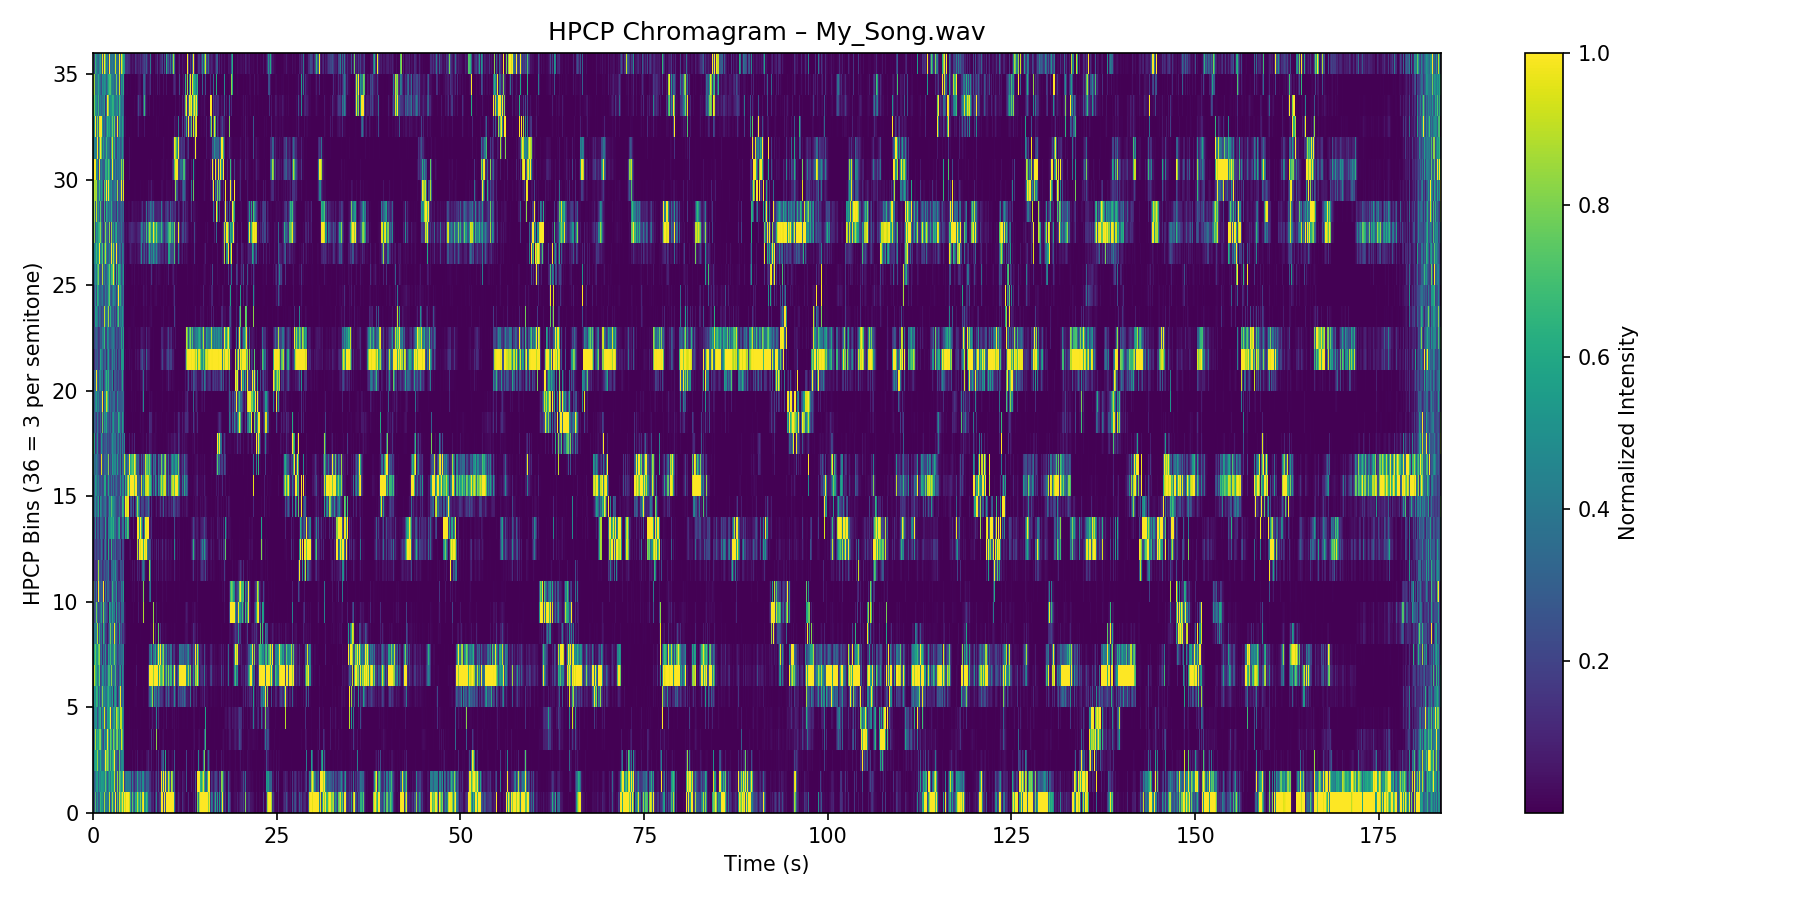

Generate this figure with Python:
import numpy as np
import matplotlib.pyplot as plt

from essentia.standard import (
    MonoLoader,
    FrameGenerator,
    Windowing,
    Spectrum,
    SpectralPeaks,
    HPCP
)

# ------------------------------
# 1. Load audio
# ------------------------------
print("Loading audio...")
audio = MonoLoader(filename="/data/My_Song.wav", sampleRate=22050)()

# ------------------------------
# 2. Set up algorithms
# ------------------------------
frame_size = 4096
hop_size = 1024          # smaller hop = smoother time resolution
hpcp_size = 36           # 36 bins = 3 per semitone

window = Windowing(type="hann")
spectrum = Spectrum()
peaks = SpectralPeaks()
hpcp_algo = HPCP(size=hpcp_size)

hpcp_frames = []

# ------------------------------
# 3. Compute HPCP for each frame
# ------------------------------
print("Computing chromagram (HPCP over time)...")

for frame in FrameGenerator(audio, frameSize=frame_size, hopSize=hop_size, startFromZero=True):
    spec = spectrum(window(frame))
    freqs, mags = peaks(spec)
    if len(freqs) > 0:
        hpcp_frames.append(hpcp_algo(freqs, mags))
    else:
        hpcp_frames.append(np.zeros(hpcp_size))

hpcp_frames = np.array(hpcp_frames)        # shape: (num_frames, 36)
hpcp_frames = hpcp_frames.T                # (36, num_frames) for imshow

# Normalize for visualization
hpcp_frames /= (hpcp_frames.max() + 1e-9)

# Time axis in seconds
num_frames = hpcp_frames.shape[1]
duration_sec = len(audio) / 22050.0
times = np.linspace(0, duration_sec, num_frames)

# ------------------------------
# 4. Plot chromagram
# ------------------------------
print("Plotting chromagram...")

plt.figure(figsize=(12, 6))
plt.imshow(
    hpcp_frames,
    aspect='auto',
    origin='lower',
    interpolation='nearest',
    extent=[times[0], times[-1], 0, hpcp_size]
)

plt.colorbar(label="Normalized Intensity")
plt.xlabel("Time (s)")
plt.ylabel("HPCP Bins (36 = 3 per semitone)")
plt.title("HPCP Chromagram – My_Song.wav")

plt.tight_layout()
plt.savefig("/data/chromagram_hpcp.png", dpi=150)
print("Saved chromagram to /data/chromagram_hpcp.png")
